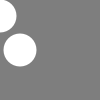
Frame 1 (no input)
Frame 60 (the mouse pressed at the canvas centre just before this capture): identical to frame 1, image omitted
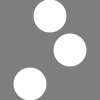
Frame 120 (the mouse held since frame 60 and released just before this capture)

The Processing sketch that drew these frames (run headless with seeded random() and noise(); from frame 60 on, the mouse is pressed at the canvas centre):

// Processing sketch: _03
// ── _03.pde
// Add and subtract to create offsets
void setup() {
size(100, 100);
  smooth();
  noStroke();
}
void draw() {
  background(126);
  ellipse(mouseX, 16, 33, 33); // Top circle
  ellipse(mouseX+20, 50, 33, 33); // Middle circle
  ellipse(mouseX-20, 84, 33, 33); // Bottom circle
}
